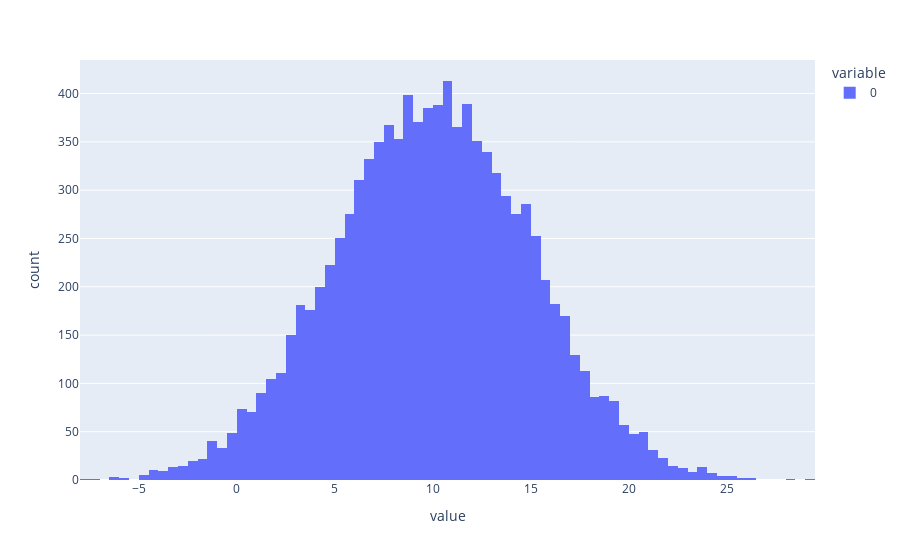

The cell this chart's notebook holds for it:
### Code cell
# histogram plot (distribution)
px.histogram(samples_gaussian_distribution)

### Figure 1 — Plotly figure (JSON) as saved in the notebook; plotly's stock layout.template omitted (floating-point values rounded to 4 significant figures; data arrays with more than 128 entries replaced by an {"elided": "..."} marker saying what was removed)
{"data": [{"alignmentgroup": "True", "bingroup": "x", "hovertemplate": "variable=0<br>value=%{x}<br>count=%{y}<extra></extra>", "legendgroup": "0", "marker": {"color": "#636efa", "pattern": {"shape": ""}}, "name": "0", "offsetgroup": "0", "orientation": "v", "showlegend": true, "type": "histogram", "x": {"elided": "10000 float values"}, "xaxis": "x", "yaxis": "y"}], "layout": {"autosize": true, "barmode": "relative", "legend": {"title": {"text": "variable"}, "tracegroupgap": 0}, "margin": {"t": 60}, "xaxis": {"anchor": "y", "autorange": true, "domain": [0, 1], "range": [-8, 29.5], "title": {"text": "value"}, "type": "linear"}, "yaxis": {"anchor": "x", "autorange": true, "domain": [0, 1], "range": [0, 434.7], "title": {"text": "count"}}}}
